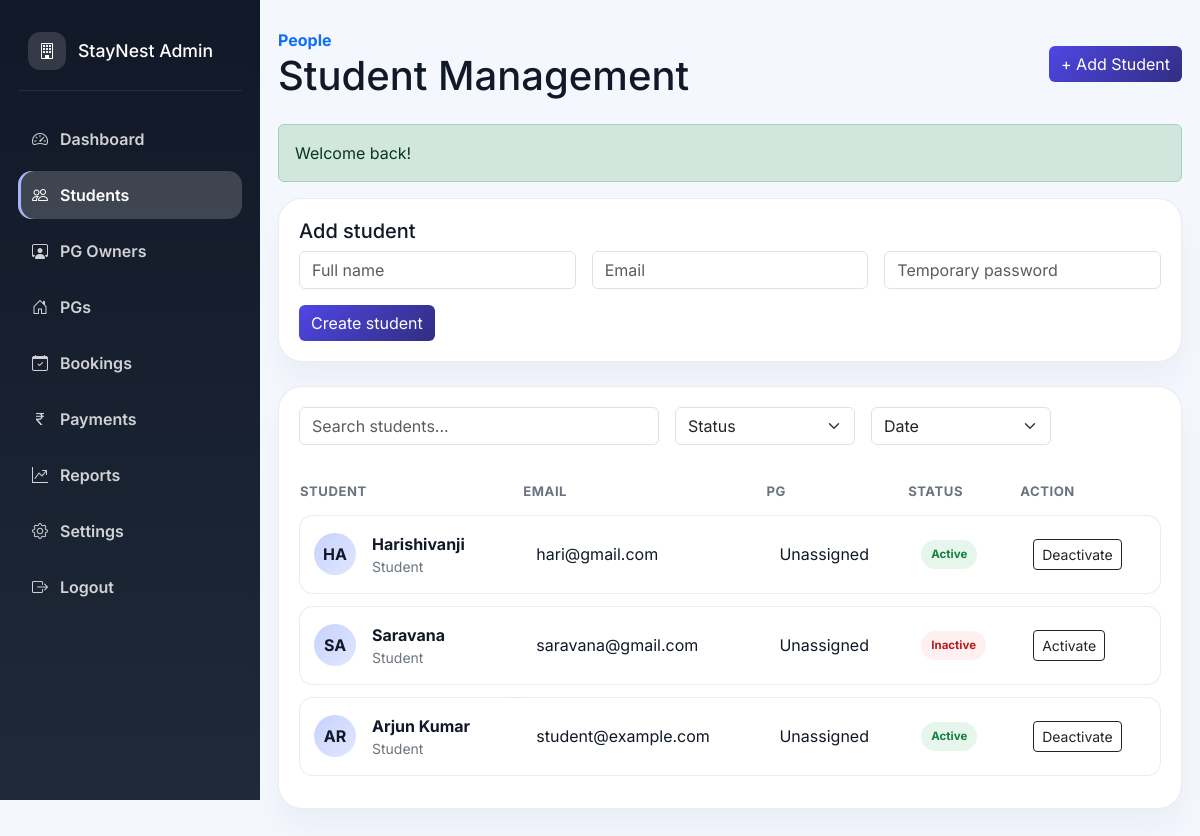
Page /admin/users (signed in) on the committed database.
### tables this page shows
CREATE TABLE users (
            id INTEGER PRIMARY KEY AUTOINCREMENT,
            full_name TEXT NOT NULL,
            email TEXT NOT NULL UNIQUE,
            password_hash TEXT NOT NULL,
            role TEXT NOT NULL,
            avatar TEXT,
            is_active INTEGER DEFAULT 1,
            created_at TEXT DEFAULT CURRENT_TIMESTAMP
        );

### app/helpers.php (called while the page is built, shortened)
<?php
function e(string $value): string
{
    return htmlspecialchars($value ?? '', ENT_QUOTES, 'UTF-8');
}
function get_flash(): ?array
{
    $flash = $_SESSION['flash'];
    return $flash;
}

### app/bootstrap.php (called while the page is built, shortened)
<?php
require BASE_PATH . '/app/helpers.php';
spl_autoload_register(function ($class) {
    $paths = [
        BASE_PATH . '/app/core/',
        BASE_PATH . '/app/models/',
        BASE_PATH . '/app/controllers/'
    ];
    foreach ($paths as $path) {
        $file = $path . $class . '.php';
        if (file_exists($file)) {
            return;
        }
    }
});

### app/core/Database.php (called while the page is built, shortened)
<?php
class Database
{
    private static ?Database $instance = null;
    private function __construct()
    {
        $dsn = DB_DSN;
        $username = DB_USERNAME;
        $password = DB_PASSWORD;
        $options = [
            PDO::ATTR_ERRMODE => PDO::ERRMODE_EXCEPTION,
            PDO::ATTR_DEFAULT_FETCH_MODE => PDO::FETCH_ASSOC,
            PDO::ATTR_EMULATE_PREPARES => false,
        ];
        $this->pdo = new PDO($dsn, $username, $password, $options);
    }
    public static function getInstance(): Database
    {
        if (self::$instance === null) {
            self::$instance = new self();
        }
        return self::$instance;
    }
    public static function pdo(): PDO
    {
        return self::getInstance()->pdo;
    }
}

### app/models/User.php (called while the page is built, shortened)
<?php
class User
{
    public static function allStudents(): array
    {
        $stmt = Database::pdo()->query('SELECT * FROM users WHERE role = "student" ORDER BY created_at DESC');
        return $stmt->fetchAll();
    }
}

### app/views/admin-users.php (the view, shortened to what this page needs)
<?php $students = User::allStudents(); $flash = get_flash(); ?>
<!DOCTYPE html>
<html lang="en">
<head>
    <link href="https://cdn.jsdelivr.net/npm/bootstrap@5.3.3/dist/css/bootstrap.min.css" rel="stylesheet">
    <link href="https://cdn.jsdelivr.net/npm/bootstrap-icons@1.11.3/font/bootstrap-icons.min.css" rel="stylesheet">
</head>
<body>
    <div class="app-shell">
        <?php include BASE_PATH . '/app/views/partials/admin-sidebar.php'; ?>
        <main class="content"><div class="page">
        <div class="d-flex justify-content-between align-items-center mb-4">
            <div>
                <div class="text-primary fw-bold">People</div>
                <h1 class="mb-0">Student Management</h1>
            </div>
            <a class="btn btn-primary-custom text-white" href="#studentForm">+ Add Student</a>
        </div>
        <?php if ($flash): ?><div class="alert alert-<?= e($flash['type']) ?>"><?= e($flash['message']) ?></div><?php endif; ?>
        <form id="studentForm" class="panel mb-4" method="post" action="/admin/student/create"><h5>Add student</h5><?= csrf_field() ?><div class="row g-3"><div class="col-md-4"><input class="form-control" name="full_name" placeholder="Full name" required></div><div class="col-md-4"><input class="form-control" type="email" name="email" placeholder="Email" required></div><div class="col-md-4"><input class="form-control" type="password" name="password" placeholder="Temporary password" required></div></div><button class="btn btn-primary-custom text-white mt-3" type="submit">Create student</button></form>
        <div class="panel">
            <div class="d-flex flex-wrap gap-3 mb-4">
                <input type="text" class="form-control" placeholder="Search students..." style="max-width: 360px;">
                <select class="form-select" style="max-width: 180px;"><option>Status</option></select>
                <select class="form-select" style="max-width: 180px;"><option>Date</option></select>
            </div>
            <table class="user-table">
                <thead>
                    <tr>
                        <th>Student</th>
                        <th>Email</th>
                        <th>PG</th>
                        <th>Status</th>
                        <th>Action</th>
                    </tr>
                </thead>
                <tbody>
                    <?php foreach ($students as $student): ?>
                        <tr>
                            <td><div class="d-flex align-items-center gap-3"><div class="avatar"><?= e(strtoupper(substr($student['full_name'], 0, 2))) ?></div><div><div class="fw-bold"><?= e($student['full_name']) ?></div><div class="text-secondary small">Student</div></div></div></td>
                            <td><?= e($student['email']) ?></td>
                            <td>Unassigned</td>
                            <td><span class="status <?= (int) $student['is_active'] === 1 ? 'active' : 'inactive' ?>"><?= (int) $student['is_active'] === 1 ? 'Active' : 'Inactive' ?></span></td>
                            <td><form method="post" action="/admin/student/toggle"><button class="btn btn-sm btn-outline-dark" type="submit"><?= (int) $student['is_active'] === 1 ? 'Deactivate' : 'Activate' ?></button></form></td>
                        </tr>
                    <?php endforeach; ?>
                </tbody>
            </table>
        </div>
        </div></main>
    </div>
</body>
</html>

### app/views/admin-users.php (style rules this page uses)
body { font-family:'Inter',sans-serif;background:#f5f7ff;color:#111827 }
.app-shell { display:flex;min-height:100vh }
.content { flex:1;min-width:0 }
.page { max-width:1200px;margin:0 auto;padding:28px 18px 60px }
.panel { background:white;border:1px solid rgba(15,23,42,.08);border-radius:24px;padding:20px;box-shadow:0 20px 30px rgba(15,23,42,.04) }
.user-table { width:100%;border-collapse:separate;border-spacing:0 12px }
.user-table th { font-size:.82rem;letter-spacing:.04em;color:#6b7280;text-transform:uppercase }
.user-table td { background:#fff;border-top:1px solid rgba(15,23,42,.08);border-bottom:1px solid rgba(15,23,42,.08);padding:16px 14px }
.user-table td:first-child { border-left:1px solid rgba(15,23,42,.08);border-radius:14px 0 0 14px }
.user-table td:last-child { border-right:1px solid rgba(15,23,42,.08);border-radius:0 14px 14px 0 }
.avatar { width:42px;height:42px;border-radius:50%;display:grid;place-items:center;background:linear-gradient(135deg,#c7d2fe,#e0e7ff);font-weight:700 }
.status { display:inline-flex;padding:6px 10px;border-radius:999px;font-size:0.72rem;font-weight:700 }
.status.active { background:rgba(22,163,74,.1);color:#15803d }
.status.inactive { background:rgba(239,68,68,.08);color:#b91c1c }
.btn-primary-custom { background:linear-gradient(135deg,#4f46e5,#312e81);border:none }

### rows in the picture
users: full_name "HA", full_name "Harishivanji", email "hari@gmail.com", is_active "Active"
users: full_name "SA", full_name "Saravana", email "saravana@gmail.com", is_active "Inactive"
users: full_name "AR", full_name "Arjun Kumar", email "student@example.com", is_active "Active"

### other values in the picture
$label "Dashboard"
$label "Students"
$label "PG Owners"
$label "PGs"
$label "Bookings"
$label "Payments"
$label "Reports"
$label "Settings"
$flash['message'] "Welcome back!"
